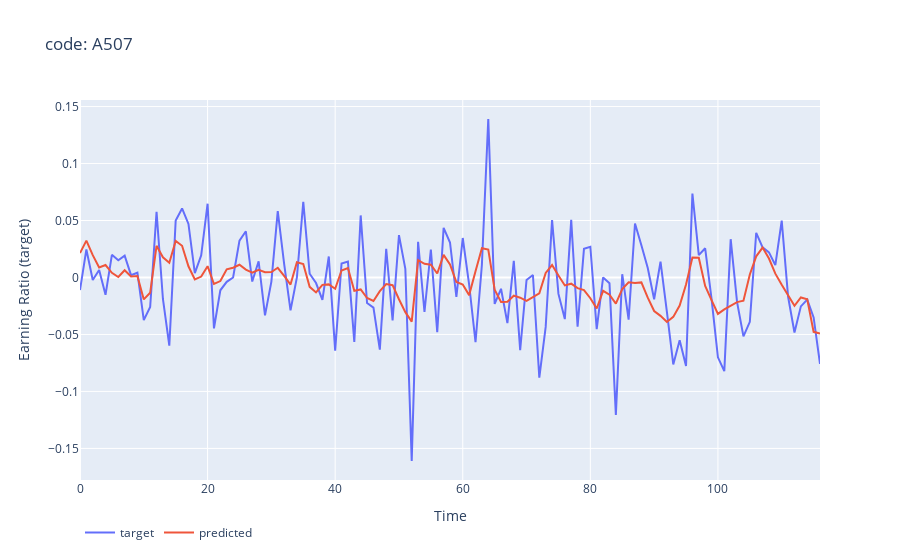

The notebook cell this image was saved under:
### Markdown cell above
지금까지는 트리 기반의 모델과 MLP 기반의 모델링을 살펴봤다면, 이번 section에서는 RNN을 살펴보고자 한다.
<br>
RNN은 회귀 문제로 접근하여 위 이미지의 가장 우측에 해당하는 many-to-many 구조의 RNN을 채택하였다. 
<br>
회귀 문제로 접근했을 때의 이점은 예측 결과를 시각화할 수 있다는 점이다.
<br>
이를 통해 학습이 정상적으로 진행되고 있는지 확인할 수 있다. 잘 설계된 모델 구조와 잘 생성된 피쳐들은 회귀/분류 문제 상관없이 성능이 좋게 나오기 마련이다.
<br>
<br>
또한 오직 하나의 종목을 기반으로 학습하는 코드를 작성하고자 한다. 안타깝게도 제출 기한이 있어 모든 종목을 활용하여 학습하는 완성된 코드를 작성하지는 못했다.
<br>
아래 코드를 통해 학습 진행 과정에 따라 예측값이 어떤식으로 변화하는지 확인해보자.

### Code cell
# code 'A507' 학습 (40 epoch)
lstm_train_visualize(train_df, 'A507', feat_cols, num_epochs=40, seq_len=12)
